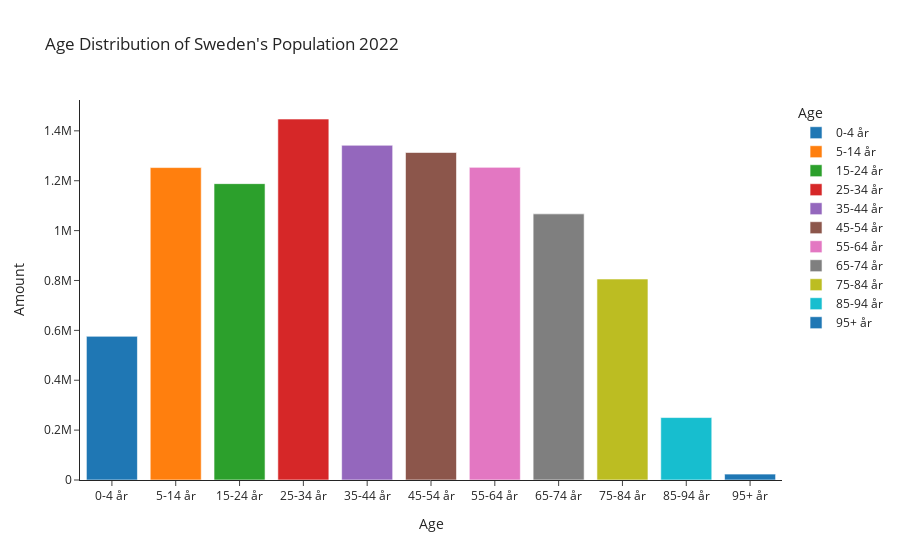

Source (notebook cell):
### Markdown cell above
Down below we can see the population in Sweden in 2022. Most people in Sweden where by then in their late twenties or early thirties.

We plot the data using plotly express histogram and change the label names to age and amount, set a title, redesign it using template, adding colors for the bins and adding hover texts. In the end we save our plot in a html file using the write_html() method.

### Code cell
fig = px.histogram(
    pop_sweden_2022, 
    x='Ålder', 
    y='Antal', 
    title='Age Distribution of Sweden\'s Population 2022', 
    template='simple_white',
    color='Ålder',
    labels=dict(Ålder='Age', Antal='Amount',),
    hover_name='Ålder'
)

fig.update_yaxes(title_text='Amount')
fig.show()
fig.write_html("Visualizations/age_distributions_swedish_pop.html")

### Figure 1 — Plotly figure (JSON) as saved in the notebook; plotly's stock layout.template omitted (floating-point values rounded to 4 significant figures)
{"data": [{"alignmentgroup": "True", "bingroup": "x", "histfunc": "sum", "hovertemplate": "Age=%{x}<br>sum of Amount=%{y}<extra></extra>", "legendgroup": "0-4 år", "marker": {"color": "#1F77B4", "pattern": {"shape": ""}}, "name": "0-4 år", "offsetgroup": "0-4 år", "orientation": "v", "showlegend": true, "type": "histogram", "x": ["0-4 år"], "xaxis": "x", "y": [576367], "yaxis": "y"}, {"alignmentgroup": "True", "bingroup": "x", "histfunc": "sum", "hovertemplate": "Age=%{x}<br>sum of Amount=%{y}<extra></extra>", "legendgroup": "5-14 år", "marker": {"color": "#FF7F0E", "pattern": {"shape": ""}}, "name": "5-14 år", "offsetgroup": "5-14 år", "orientation": "v", "showlegend": true, "type": "histogram", "x": ["5-14 år"], "xaxis": "x", "y": [1252726], "yaxis": "y"}, {"alignmentgroup": "True", "bingroup": "x", "histfunc": "sum", "hovertemplate": "Age=%{x}<br>sum of Amount=%{y}<extra></extra>", "legendgroup": "15-24 år", "marker": {"color": "#2CA02C", "pattern": {"shape": ""}}, "name": "15-24 år", "offsetgroup": "15-24 år", "orientation": "v", "showlegend": true, "type": "histogram", "x": ["15-24 år"], "xaxis": "x", "y": [1188337], "yaxis": "y"}, {"alignmentgroup": "True", "bingroup": "x", "histfunc": "sum", "hovertemplate": "Age=%{x}<br>sum of Amount=%{y}<extra></extra>", "legendgroup": "25-34 år", "marker": {"color": "#D62728", "pattern": {"shape": ""}}, "name": "25-34 år", "offsetgroup": "25-34 år", "orientation": "v", "showlegend": true, "type": "histogram", "x": ["25-34 år"], "xaxis": "x", "y": [1447457], "yaxis": "y"}, {"alignmentgroup": "True", "bingroup": "x", "histfunc": "sum", "hovertemplate": "Age=%{x}<br>sum of Amount=%{y}<extra></extra>", "legendgroup": "35-44 år", "marker": {"color": "#9467BD", "pattern": {"shape": ""}}, "name": "35-44 år", "offsetgroup": "35-44 år", "orientation": "v", "showlegend": true, "type": "histogram", "x": ["35-44 år"], "xaxis": "x", "y": [1342361], "yaxis": "y"}, {"alignmentgroup": "True", "bingroup": "x", "histfunc": "sum", "hovertemplate": "Age=%{x}<br>sum of Amount=%{y}<extra></extra>", "legendgroup": "45-54 år", "marker": {"color": "#8C564B", "pattern": {"shape": ""}}, "name": "45-54 år", "offsetgroup": "45-54 år", "orientation": "v", "showlegend": true, "type": "histogram", "x": ["45-54 år"], "xaxis": "x", "y": [1313360], "yaxis": "y"}, {"alignmentgroup": "True", "bingroup": "x", "histfunc": "sum", "hovertemplate": "Age=%{x}<br>sum of Amount=%{y}<extra></extra>", "legendgroup": "55-64 år", "marker": {"color": "#E377C2", "pattern": {"shape": ""}}, "name": "55-64 år", "offsetgroup": "55-64 år", "orientation": "v", "showlegend": true, "type": "histogram", "x": ["55-64 år"], "xaxis": "x", "y": [1253811], "yaxis": "y"}, {"alignmentgroup": "True", "bingroup": "x", "histfunc": "sum", "hovertemplate": "Age=%{x}<br>sum of Amount=%{y}<extra></extra>", "legendgroup": "65-74 år", "marker": {"color": "#7F7F7F", "pattern": {"shape": ""}}, "name": "65-74 år", "offsetgroup": "65-74 år", "orientation": "v", "showlegend": true, "type": "histogram", "x": ["65-74 år"], "xaxis": "x", "y": [1067123], "yaxis": "y"}, {"alignmentgroup": "True", "bingroup": "x", "histfunc": "sum", "hovertemplate": "Age=%{x}<br>sum of Amount=%{y}<extra></extra>", "legendgroup": "75-84 år", "marker": {"color": "#BCBD22", "pattern": {"shape": ""}}, "name": "75-84 år", "offsetgroup": "75-84 år", "orientation": "v", "showlegend": true, "type": "histogram", "x": ["75-84 år"], "xaxis": "x", "y": [805998], "yaxis": "y"}, {"alignmentgroup": "True", "bingroup": "x", "histfunc": "sum", "hovertemplate": "Age=%{x}<br>sum of Amount=%{y}<extra></extra>", "legendgroup": "85-94 år", "marker": {"color": "#17BECF", "pattern": {"shape": ""}}, "name": "85-94 år", "offsetgroup": "85-94 år", "orientation": "v", "showlegend": true, "type": "histogram", "x": ["85-94 år"], "xaxis": "x", "y": [250340], "yaxis": "y"}, {"alignmentgroup": "True", "bingroup": "x", "histfunc": "sum", "hovertemplate": "Age=%{x}<br>sum of Amount=%{y}<extra></extra>", "legendgroup": "95+ år", "marker": {"color": "#1F77B4", "pattern": {"shape": ""}}, "name": "95+ år", "offsetgroup": "95+ år", "orientation": "v", "showlegend": true, "type": "histogram", "x": ["95+ år"], "xaxis": "x", "y": [23676], "yaxis": "y"}], "layout": {"barmode": "relative", "legend": {"title": {"text": "Age"}, "tracegroupgap": 0}, "title": {"text": "Age Distribution of Sweden's Population 2022"}, "xaxis": {"anchor": "y", "categoryarray": ["0-4 år", "5-14 år", "15-24 år", "25-34 år", "35-44 år", "45-54 år", "55-64 år", "65-74 år", "75-84 år", "85-94 år", "95+ år"], "categoryorder": "array", "domain": [0, 1], "title": {"text": "Age"}}, "yaxis": {"anchor": "x", "domain": [0, 1], "title": {"text": "Amount"}}}}
